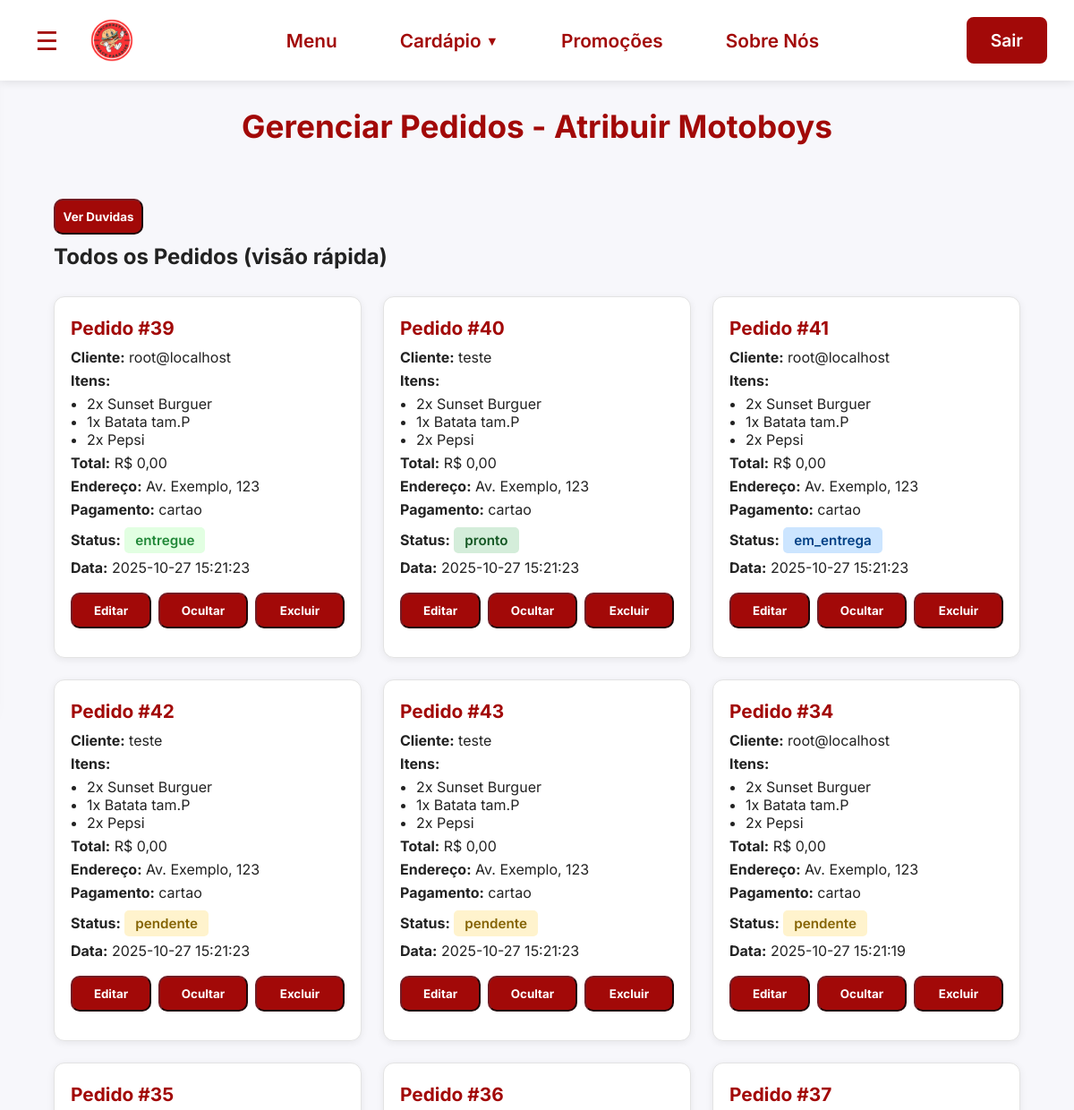
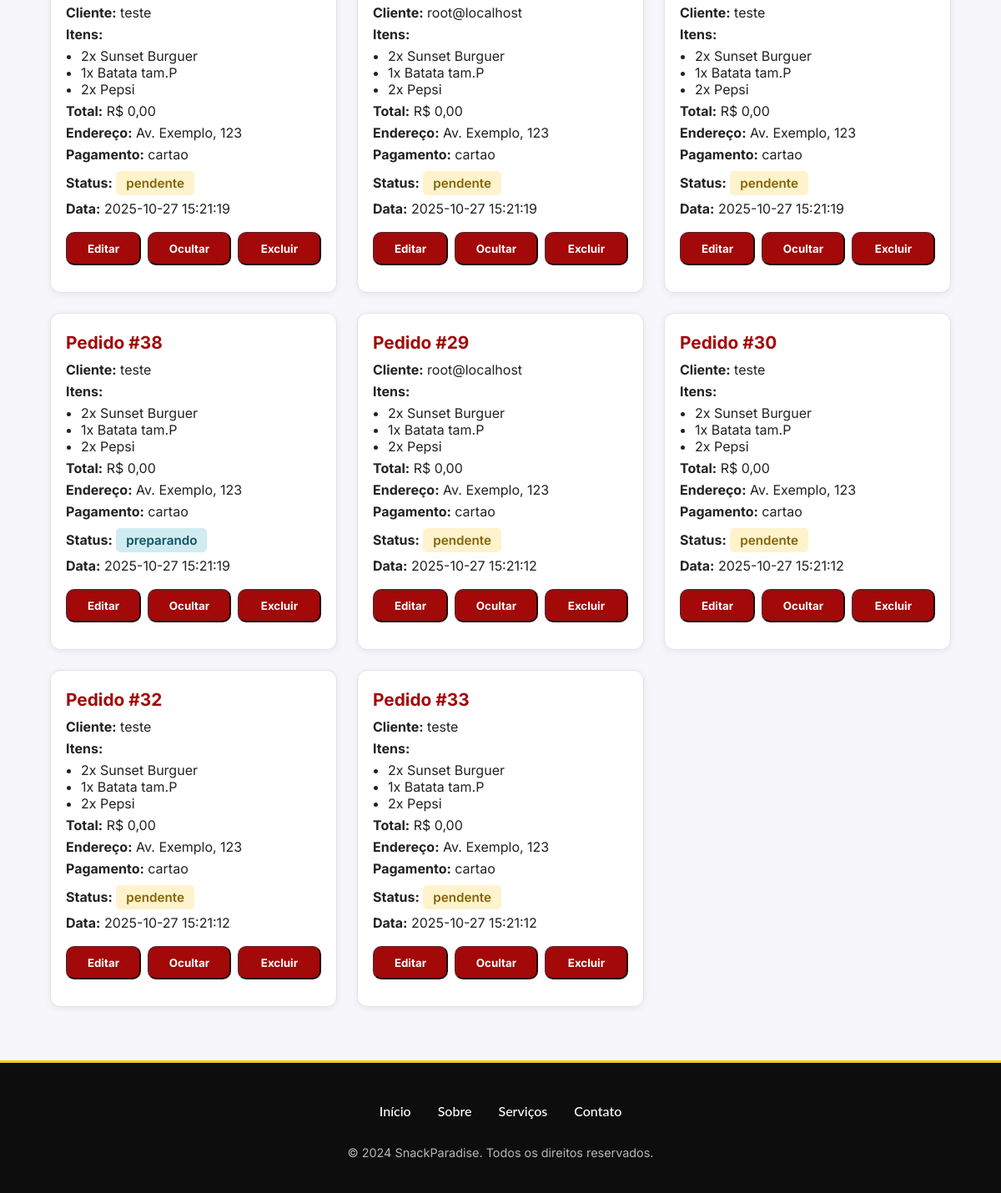
The page /frontend/Admin/pedidos.php (signed in) on the database its author committed (2 pictures, top to bottom).
### tables this page shows
CREATE TABLE `pedidos` (
  `id` int(11) NOT NULL,
  `usuario_id` int(11) NOT NULL,
  `itens` text NOT NULL,
  `endereco` text NOT NULL,
  `pagamento` varchar(50) NOT NULL,
  `criado_em` timestamp NOT NULL DEFAULT current_timestamp(),
  `status` varchar(20) NOT NULL DEFAULT 'pendente'
);

CREATE TABLE `users` (
  `id` int(11) NOT NULL,
  `username` varchar(50) NOT NULL,
  `email` varchar(100) NOT NULL,
  `senha` varchar(255) NOT NULL,
  `cep` varchar(10) DEFAULT NULL,
  `cidade` varchar(50) DEFAULT NULL,
  `bairro` varchar(50) DEFAULT NULL,
  `rua` varchar(100) DEFAULT NULL,
  `numero` varchar(10) DEFAULT NULL,
  `profile_picture` varchar(255) DEFAULT NULL,
  `partner` tinyint(1) DEFAULT 0
);

### backend/config/DatabaseManager.php (called while the page is built, shortened)
<?php
class DatabaseManager extends Conectar
{
public function getAllPedidos()
{
    try {
        $sql = "SELECT p.id, p.usuario_id, u.username as cliente_nome, p.itens, p.endereco, p.pagamento, p.criado_em, p.status
                FROM pedidos p
                LEFT JOIN users u ON p.usuario_id = u.id
                ORDER BY p.criado_em DESC";
        $stmt = $this->prepare($sql);
        $stmt->execute();
        $pedidos = $stmt->fetchAll(PDO::FETCH_ASSOC);
        foreach ($pedidos as &$pedido) {
            $itens = json_decode($pedido['itens'], true);
            if (is_array($itens)) {
                $total = 0;
                foreach ($itens as $item) {
                    $preco = isset($item['preco']) ? floatval($item['preco']) : 0;
                    $qtd = isset($item['quantidade']) ? intval($item['quantidade']) : 1;
                    $total += $preco * $qtd;
                }
            } else {
                $pedido['itens_array'] = explode(',', $pedido['itens']);
                $pedido['total'] = null;
            }
        }
        return $pedidos;
    } catch (Exception $e) {
        error_log('Erro getAllPedidos: ' . $e->getMessage());
        return [];
    }
}
}
?>

### frontend/Admin/pedidos.php (the view, shortened to what this page needs)
<?php
include_once '../../backend/config/DatabaseManager.php';
$db = new DatabaseManager();
$allPedidos = $db->getAllPedidos();
?>
<!DOCTYPE html>
<html lang="pt-br">
<head>
    <link rel="stylesheet" href="pedidos.css">
</head>
<body>
    <header>
        <div class="header-left">
            <button class="btn-menu-lateral" id="btnMenuLateral">☰</button>
            <div class="logo-container">
                <a href="../Cardápio/index.php" class="logo">
                    <img src="../imgs/Logo.png" class="logo" alt="Snack Paradise Logo">
                </a>
             </div>
        </div>
        <div class="header-center">
            <a href="../Cardápio/index.php" class="menu-item">Menu</a>
            <div class="menu-item cardapio-btn" id="cardapioBtn">
                Cardápio
            </div>
            <a href="../Acumular Pontos/pontos.html" class="menu-item">Promoções</a>
            <a href="../Quem somos/index.php" class="menu-item">Sobre Nós</a>
        </div>
        <a href="../../backend/controllers/logout.php" class="btn-conta">Sair</a>
    </header>
    <main>
    <h1>Gerenciar Pedidos - Atribuir Motoboys</h1>
   <form method="POST" action="duvidas.php" style="margin:0;">
                                <button type="submit" class="excpedido">Ver Duvidas</button>
                            </form>
    <div id="all-orders">
        <h2>Todos os Pedidos (visão rápida)</h2>
        <div class="orders-grid">
            <?php if (empty($allPedidos)): ?>
                <p>Nenhum pedido registrado.</p>
            <?php else: ?>
                <?php foreach ($allPedidos as $order): ?>
                    <div class="order-card">
                        <h3>Pedido #<?php echo htmlspecialchars($order['id']); ?></h3>
                        <p><strong>Cliente:</strong> <?php echo htmlspecialchars($order['cliente_nome'] ?? '—'); ?></p>
                        <div><strong>Itens:</strong>
                            <ul style="margin: 6px 0 0 0; padding-left: 18px;">
                                <?php foreach ($order['itens_array'] as $item): ?>
                                    <?php if (is_array($item)): ?>
                                        <li>
                                            <?php echo htmlspecialchars(($item['quantidade'] ?? 1) . 'x ' . ($item['nome'] ?? $item['produto'] ?? 'Item') . (isset($item['preco']) ? ' - R$ ' . number_format($item['preco'], 2, ',', '.') : '')); ?>
                                        </li>
                                    <?php else: ?>
                                        <li><?php echo htmlspecialchars($item); ?></li>
                                    <?php endif; ?>
                                <?php endforeach; ?>
                            </ul>
                        </div>
                        <p><strong>Total:</strong> R$ <?php echo isset($order['total']) ? number_format($order['total'], 2, ',', '.') : '—'; ?></p>
                        <p><strong>Endereço:</strong> <?php echo htmlspecialchars($order['endereco']); ?></p>
                        <p><strong>Pagamento:</strong> <?php echo htmlspecialchars($order['pagamento']); ?></p>
                        <p><strong>Status:</strong> <span class="order-status status-<?php echo htmlspecialchars($order['status']); ?>"><?php echo htmlspecialchars($order['status']); ?></span></p>
                        <p><strong>Data:</strong> <?php echo htmlspecialchars($order['criado_em']); ?></p>
                        <div style="display:flex; gap:8px; margin-top:8px;">
                            <button class="excpedido" type="button" onclick="location.href='editar_pedido.php?id=<?php echo htmlspecialchars($order['id']); ?>'">Editar</button>
                            <form method="POST" action="../../backend/controllers/admin_hide_pedido.php" style="margin:0;">
                                <button type="submit" class="excpedido">Ocultar</button>
                            </form>
                            <form method="POST" action="../../backend/controllers/admin_delete_pedido.php" style="margin:0;" onsubmit="return confirm('Deseja excluir o pedido #'+<?php echo json_encode($order['id']); ?>+'? Isso removerá permanentemente o pedido.');">
                                <button type="submit" class="excpedido">Excluir</button>
                            </form>
                        </div>
                    </div>
                <?php endforeach; ?>
            <?php endif; ?>
        </div>
    </div>
    </main>
    <footer>
        <div class="footer-container">
            <div class="footer-links">
                <a href="../Menu/index.html">Início</a>
                <a href="../Quem somos/index.html">Sobre</a>
                <a href="../Auxílio Preferencial/auxilio.html">Serviços</a>
                <a href="https://www.instagram.com/_snackparadise_/profilecard/?igsh=OHh2eWpsOXBuOWRp">Contato</a>
            </div>
            <div class="footer-bottom">
                <p>&copy; 2024 SnackParadise. Todos os direitos reservados.</p>
            </div>
        </div>
    </footer>
</body>
</html>

### frontend/Admin/pedidos.css (style rules this page uses)
* { margin: 0; padding: 0; box-sizing: border-box; font-family: 'Inter', sans-serif; }
body { font-family: 'Segoe UI', Arial, sans-serif; background: #f7f7fb; margin: 0; color: #222; }
:root { --cor-primaria: #a20908; --cor-secundaria: #f40919; --cor-amarelo: #fccc16; --cor-dourado: #fabb18; --cor-branco: #ffffff; --cor-preto: #000000; --cor-cinza: #f5f5f5; --cor-cinza-escuro: #333333; }
a { text-decoration: none; }
body.loaded { opacity: 1; }
header { background: var(--cor-branco); width: 100%; padding: 15px 30px; display: flex; align-items: center; justify-content: space-between; position: sticky; top: 0; z-index: 1000; box-shadow: 0 2px 10px rgba(0,0,0,0.1); min-height: 80px; }
.header-left { display: flex; align-items: center; gap: 20px; }
.btn-menu-lateral { background: none; border: none; font-size: 1.8rem; cursor: pointer; color: var(--cor-primaria); padding: 8px; border-radius: 50%; transition: all 0.3s ease; width: 45px; height: 45px; display: flex; align-items: center; justify-content: center; }
.logo-container { display: flex; align-items: center; }
.logo { width: 60px; height: 60px; border-radius: 60%; object-fit: cover; }
.header-center { display: flex; align-items: center; gap: 40px; }
.menu-item { font-size: 1.3rem; font-weight: 600; color: var(--cor-primaria); cursor: pointer; padding: 10px 15px; border-radius: 8px; transition: all 0.3s ease; position: relative; }
.menu-item.cardapio-btn { display: flex; align-items: center; gap: 5px; }
.menu-item.cardapio-btn::after { content: "▼"; font-size: 0.9rem; transition: transform 0.3s ease; }
.btn-conta { background-color: var(--cor-primaria); color: var(--cor-branco); padding: 12px 25px; border: 2px solid var(--cor-primaria); border-radius: 8px; font-size: 1.2rem; font-weight: 600; cursor: pointer; transition: all 0.3s ease; text-decoration: none; }
main { margin-left: 5%; margin-right: 5%; }
h1 { text-align: center; margin-top: 30px; color: var(--cor-primaria); font-size: 2.2rem; font-weight: 700; margin-bottom: 50px; }
.orders-grid { display: grid; grid-template-columns: repeat(auto-fill, minmax(340px, 1fr)); gap: 24px; margin: 30px auto 0 auto; max-width: 1200px; }
.order-card { background: #fff; border-radius: 12px; box-shadow: 0 2px 8px rgba(0,0,0,0.07); padding: 22px 18px; border: 1px solid #e3e3e3; transition: box-shadow 0.2s; }
.order-card h3 { margin: 0 0 10px 0; color: var(--cor-primaria); font-size: 1.3rem; }
.order-card p { margin: 6px 0; font-size: 1rem; }
.order-status { display: inline-block; padding: 5px 12px; border-radius: 5px; font-size: 0.95rem; font-weight: 600; margin-top: 4px; }
.status-pendente { background: #fff3cd; color: #856404; }
.status-preparando { background: #d1ecf1; color: #0c5460; }
.status-pronto { background: #d4edda; color: #155724; }
.status-em_entrega { background: #cce5ff; color: #004085; }
.status-entregue { background: #e2ffe2; color: #218838; }
.excpedido { margin-top: 10px; margin-bottom: 10px; height: 40px; width: 100px; background-color: var(--cor-primaria); font-weight: bold; color: white; border-color:#721c24; border-width: 2px; border-radius: 10px; cursor: pointer }
footer { background: rgba(0, 0, 0, 0.95); padding: 3rem 2rem 2rem; border-top: 3px solid var(--cor-amarelo); margin-top: 4rem; }
.footer-container { max-width: 1400px; margin: 0 auto; text-align: center; }
.footer-links { display: flex; justify-content: center; gap: 2rem; margin-bottom: 2rem; flex-wrap: wrap; }
.footer-links a { color: var(--cor-branco); text-decoration: none; font-weight: 500; transition: color 0.3s ease; position: relative; font-family: 'Lato', sans-serif; }
.footer-bottom { color: rgba(255, 255, 255, 0.7); font-size: 0.9rem; font-family: 'Lato', sans-serif; }
.footer-bottom p { margin-bottom: 0.5rem; }

### rows shown on the page
pedidos: id "39", usuario.username "root@localhost", preco "2x Sunset Burguer", preco "1x Batata tam.P", preco "2x Pepsi", total "0,00", endereco "Av. Exemplo, 123", pagamento "cartao", status "entregue", criado_em "2025-10-27 15:21:23"
pedidos: id "40", usuario.username "teste", preco "2x Sunset Burguer", preco "1x Batata tam.P", preco "2x Pepsi", total "0,00", endereco "Av. Exemplo, 123", pagamento "cartao", status "pronto", criado_em "2025-10-27 15:21:23"
pedidos: id "41", usuario.username "root@localhost", preco "2x Sunset Burguer", preco "1x Batata tam.P", preco "2x Pepsi", total "0,00", endereco "Av. Exemplo, 123", pagamento "cartao", status "em_entrega", criado_em "2025-10-27 15:21:23"
pedidos: id "42", usuario.username "teste", preco "2x Sunset Burguer", preco "1x Batata tam.P", preco "2x Pepsi", total "0,00", endereco "Av. Exemplo, 123", pagamento "cartao", status "pendente", criado_em "2025-10-27 15:21:23"
pedidos: id "43", usuario.username "teste", preco "2x Sunset Burguer", preco "1x Batata tam.P", preco "2x Pepsi", total "0,00", endereco "Av. Exemplo, 123", pagamento "cartao", status "pendente", criado_em "2025-10-27 15:21:23"
pedidos: id "34", usuario.username "root@localhost", preco "2x Sunset Burguer", preco "1x Batata tam.P", preco "2x Pepsi", total "0,00", endereco "Av. Exemplo, 123", pagamento "cartao", status "pendente", criado_em "2025-10-27 15:21:19"
pedidos: id "35", usuario.username "teste", preco "2x Sunset Burguer", preco "1x Batata tam.P", preco "2x Pepsi", total "0,00", endereco "Av. Exemplo, 123", pagamento "cartao", status "pendente", criado_em "2025-10-27 15:21:19"
pedidos: id "36", usuario.username "root@localhost", preco "2x Sunset Burguer", preco "1x Batata tam.P", preco "2x Pepsi", total "0,00", endereco "Av. Exemplo, 123", pagamento "cartao", status "pendente", criado_em "2025-10-27 15:21:19"
pedidos: id "37", usuario.username "teste", preco "2x Sunset Burguer", preco "1x Batata tam.P", preco "2x Pepsi", total "0,00", endereco "Av. Exemplo, 123", pagamento "cartao", status "pendente", criado_em "2025-10-27 15:21:19"
pedidos: id "38", usuario.username "teste", preco "2x Sunset Burguer", preco "1x Batata tam.P", preco "2x Pepsi", total "0,00", endereco "Av. Exemplo, 123", pagamento "cartao", status "preparando", criado_em "2025-10-27 15:21:19"
pedidos: id "29", usuario.username "root@localhost", preco "2x Sunset Burguer", preco "1x Batata tam.P", preco "2x Pepsi", total "0,00", endereco "Av. Exemplo, 123", pagamento "cartao", status "pendente", criado_em "2025-10-27 15:21:12"
pedidos: id "30", usuario.username "teste", preco "2x Sunset Burguer", preco "1x Batata tam.P", preco "2x Pepsi", total "0,00", endereco "Av. Exemplo, 123", pagamento "cartao", status "pendente", criado_em "2025-10-27 15:21:12"
pedidos: id "32", usuario.username "teste", preco "2x Sunset Burguer", preco "1x Batata tam.P", preco "2x Pepsi", total "0,00", endereco "Av. Exemplo, 123", pagamento "cartao", status "pendente", criado_em "2025-10-27 15:21:12"
pedidos: id "33", usuario.username "teste", preco "2x Sunset Burguer", preco "1x Batata tam.P", preco "2x Pepsi", total "0,00", endereco "Av. Exemplo, 123", pagamento "cartao", status "pendente", criado_em "2025-10-27 15:21:12"
